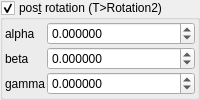
    <widget class="MyGroupBox" name="groupCheck_transf_rotation2_enabled_false">
     <property name="title">
      <string>pos&amp;t rotation (T&gt;Rotation2)</string>
     </property>
     <property name="checkable">
      <bool>true</bool>
     </property>
     <layout class="QVBoxLayout" name="verticalLayout_9" stretch="0">
      <property name="spacing">
       <number>2</number>
      </property>
      <property name="leftMargin">
       <number>2</number>
      </property>
      <property name="topMargin">
       <number>2</number>
      </property>
      <property name="rightMargin">
       <number>2</number>
      </property>
      <property name="bottomMargin">
       <number>2</number>
      </property>
      <item>
       <layout class="QGridLayout" name="gridLayout_24" columnstretch="0,1">
        <property name="spacing">
         <number>2</number>
        </property>
        <item row="0" column="0">
         <widget class="QLabel" name="label_44">
          <property name="text">
           <string notr="true">alpha</string>
          </property>
         </widget>
        </item>
        <item row="2" column="0">
         <widget class="QLabel" name="label_57">
          <property name="text">
           <string notr="true">gamma</string>
          </property>
         </widget>
        </item>
        <item row="1" column="0">
         <widget class="QLabel" name="label_56">
          <property name="text">
           <string notr="true">beta</string>
          </property>
         </widget>
        </item>
        <item row="0" column="1">
         <widget class="MyDoubleSpinBox" name="spinboxd3_transf_rotation2_x">
          <property name="sizePolicy">
           <sizepolicy hsizetype="Minimum" vsizetype="Maximum">
            <horstretch>0</horstretch>
            <verstretch>0</verstretch>
           </sizepolicy>
          </property>
          <property name="prefix">
           <string/>
          </property>
          <property name="suffix">
           <string/>
          </property>
          <property name="decimals">
           <number>6</number>
          </property>
          <property name="minimum">
           <double>-36000.000000000000000</double>
          </property>
          <property name="maximum">
           <double>36000.000000000000000</double>
          </property>
          <property name="singleStep">
           <double>1.000000000000000</double>
          </property>
         </widget>
        </item>
        <item row="1" column="1">
         <widget class="MyDoubleSpinBox" name="spinboxd3_transf_rotation2_y">
          <property name="sizePolicy">
           <sizepolicy hsizetype="Minimum" vsizetype="Maximum">
            <horstretch>0</horstretch>
            <verstretch>0</verstretch>
           </sizepolicy>
          </property>
          <property name="prefix">
           <string/>
          </property>
          <property name="suffix">
           <string/>
          </property>
          <property name="decimals">
           <number>6</number>
          </property>
          <property name="minimum">
           <double>-36000.000000000000000</double>
          </property>
          <property name="maximum">
           <double>36000.000000000000000</double>
          </property>
          <property name="singleStep">
           <double>1.000000000000000</double>
          </property>
         </widget>
        </item>
        <item row="2" column="1">
         <widget class="MyDoubleSpinBox" name="spinboxd3_transf_rotation2_z">
          <property name="sizePolicy">
           <sizepolicy hsizetype="Minimum" vsizetype="Maximum">
            <horstretch>0</horstretch>
            <verstretch>0</verstretch>
           </sizepolicy>
          </property>
          <property name="prefix">
           <string/>
          </property>
          <property name="suffix">
           <string/>
          </property>
          <property name="decimals">
           <number>6</number>
          </property>
          <property name="minimum">
           <double>-36000.000000000000000</double>
          </property>
          <property name="maximum">
           <double>36000.000000000000000</double>
          </property>
          <property name="singleStep">
           <double>1.000000000000000</double>
          </property>
         </widget>
        </item>
       </layout>
      </item>
     </layout>
    </widget>
